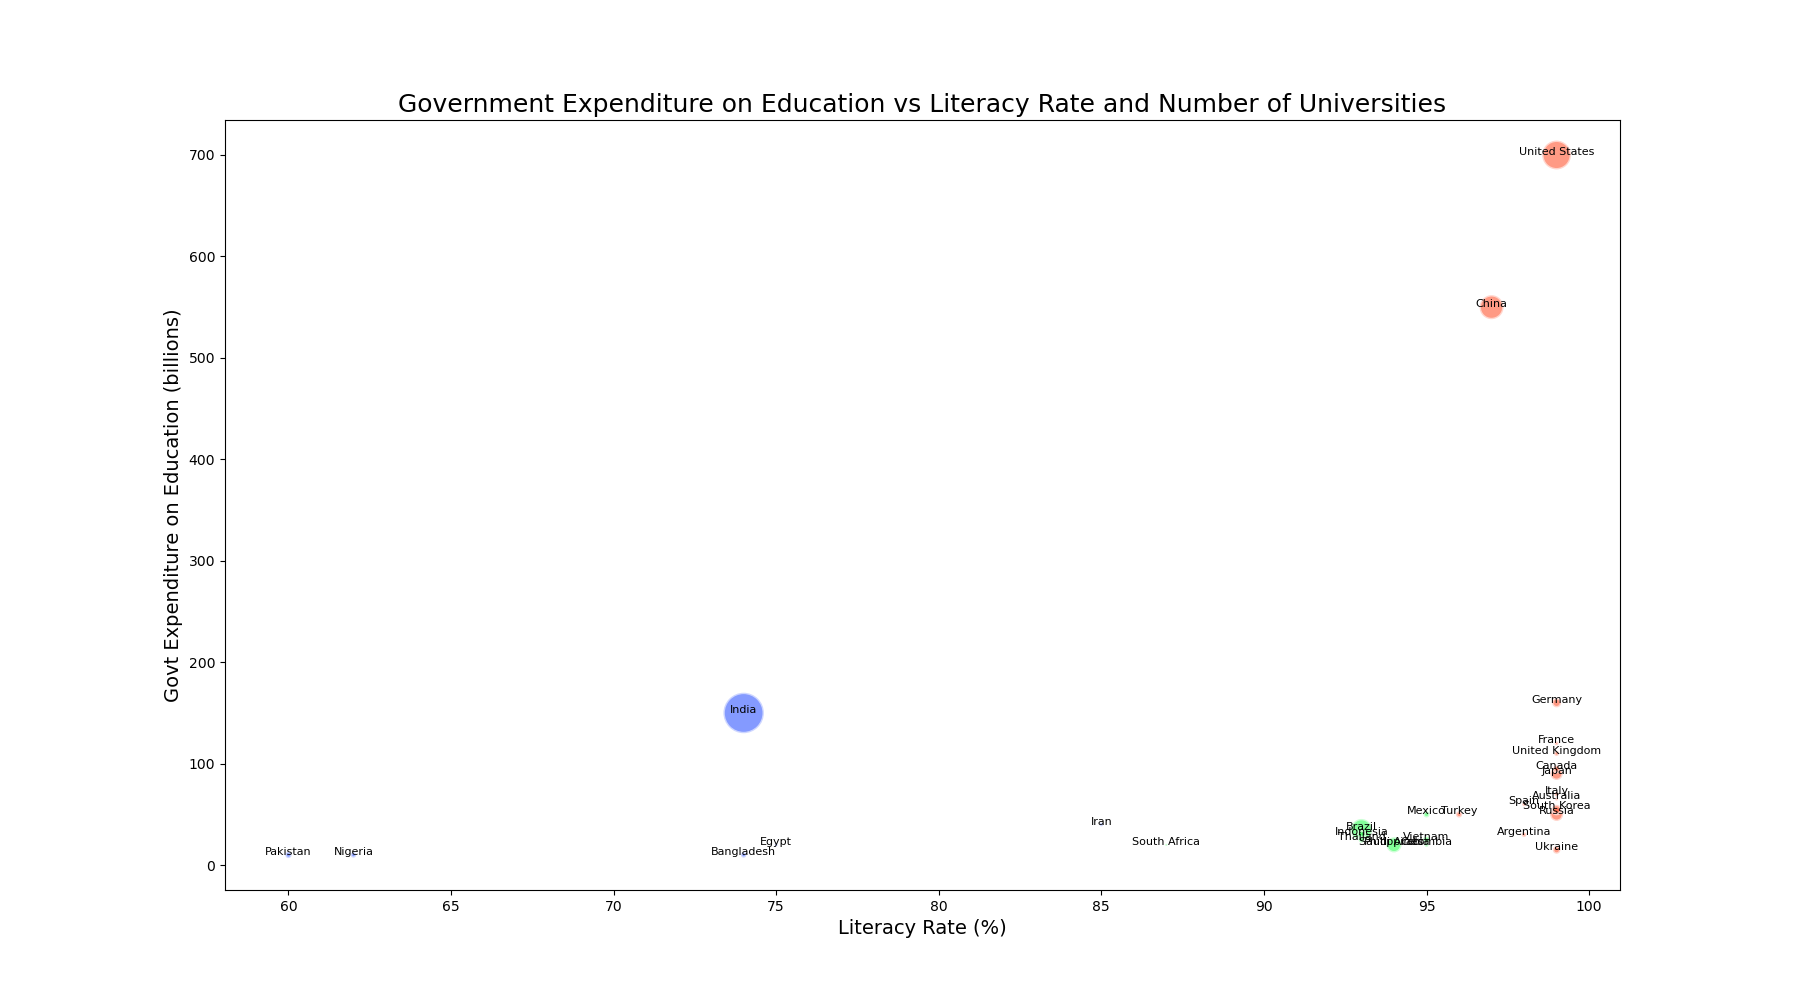

Generate this figure with Python:

import matplotlib.pyplot as plt

data = {
    'Country': ['United States', 'Germany', 'India', 'China', 'United Kingdom', 'Japan', 'Brazil', 'Canada', 'Australia',
                'France', 'Russia', 'South Korea', 'Italy', 'Spain', 'Mexico', 'Indonesia', 'Turkey', 'Saudi Arabia',
                'South Africa', 'Nigeria', 'Egypt', 'Vietnam', 'Bangladesh', 'Pakistan', 'Philippines', 'Argentina',
                'Colombia', 'Iran', 'Ukraine', 'Thailand'],
    'Literacy Rate (%)': [99, 99, 74, 97, 99, 99, 93, 99, 99, 99, 99, 99, 99, 98, 95, 93, 96, 94, 87, 62, 75, 95, 74, 60, 
                          94, 98, 95, 85, 99, 93],
    'Govt Expenditure on Education (billions)': [700, 160, 150, 550, 110, 90, 35, 95, 65, 120, 50, 55, 70, 60, 50, 30, 50, 
                                                 20, 20, 10, 20, 25, 10, 10, 20, 30, 20, 40, 15, 25],
    'Number of Universities': [4316, 429, 8500, 3000, 130, 783, 2370, 223, 43, 77, 896, 430, 96, 76, 196, 300, 200, 28, 25, 
                               150, 40, 235, 150, 200, 1200, 115, 86, 61, 300, 170]
}

fig, ax = plt.subplots(figsize=(18, 10))

sizes = [u/10 for u in data['Number of Universities']]

scatter = ax.scatter(x=data['Literacy Rate (%)'], y=data['Govt Expenditure on Education (billions)'], s=sizes, 
                     c=['#FF5733' if l > 95 else '#33FF57' if 85 < l <= 95 else '#3357FF' for l in data['Literacy Rate (%)']],
                     alpha=0.6, edgecolors='w', linewidth=2)

ax.set_title('Government Expenditure on Education vs Literacy Rate and Number of Universities', fontsize=18)
ax.set_xlabel('Literacy Rate (%)', fontsize=14)
ax.set_ylabel('Govt Expenditure on Education (billions)', fontsize=14)

for i, txt in enumerate(data['Country']):
    ax.annotate(txt, (data['Literacy Rate (%)'][i], data['Govt Expenditure on Education (billions)'][i]), fontsize=8, ha='center')

plt.show()
